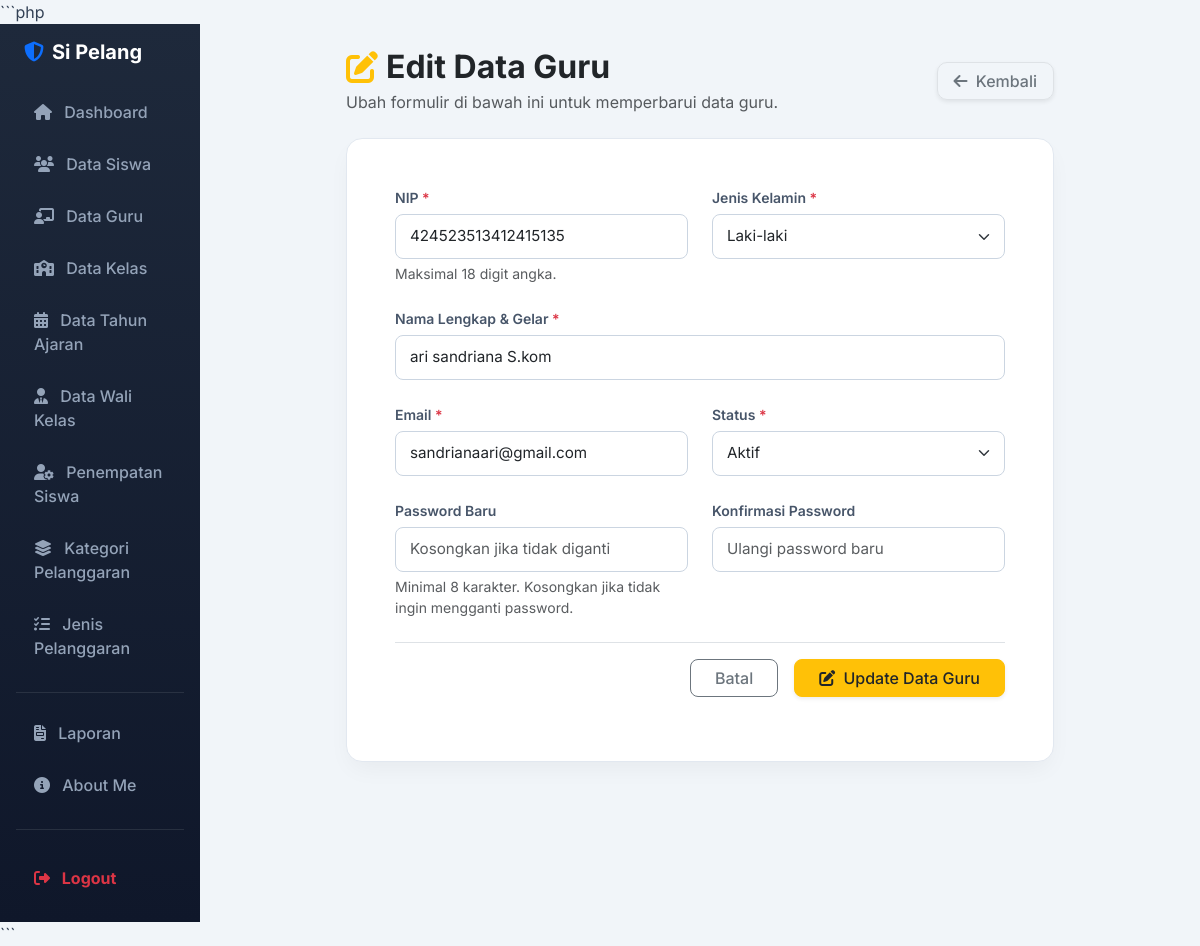
The page /edit_guru.php?id=52 (signed in) on the database its author committed.
### tables this page shows
CREATE TABLE `t_guru` (
  `id` int(11) NOT NULL,
  `nip` varchar(30) NOT NULL,
  `jenis_kelamin` enum('Laki-laki','Perempuan') DEFAULT NULL,
  `nama` varchar(150) DEFAULT NULL,
  `email` varchar(150) NOT NULL,
  `status_aktif` tinyint(1) NOT NULL,
  `user_id` int(11) NOT NULL,
  `created_at` timestamp NOT NULL DEFAULT current_timestamp(),
  `updated_at` timestamp NOT NULL DEFAULT current_timestamp()
);

### edit_guru.php (the view, shortened to what this page needs)
<?php
include 'config/koneksi.php';
$id = isset($_GET['id']) ? (int) $_GET['id'] : 0;
$stmt = mysqli_prepare(
    $koneksi,
    "SELECT * FROM t_guru WHERE id = ? LIMIT 1"
);
mysqli_stmt_bind_param($stmt, "i", $id);
mysqli_stmt_execute($stmt);
$query = mysqli_stmt_get_result($stmt);
$data = mysqli_fetch_assoc($query);
function e($nilai)
{
    return htmlspecialchars(
        (string) ($nilai ?? ''),
        ENT_QUOTES,
        'UTF-8'
    );
}
$jk = $data['jenis_kelamin'] ?? '';
?>
<!DOCTYPE html>
<html lang="id">
<head>
    <link href="https://cdn.jsdelivr.net/npm/bootstrap@5.3.0/dist/css/bootstrap.min.css" rel="stylesheet">
    <link rel="stylesheet" href="https://cdnjs.cloudflare.com/ajax/libs/font-awesome/6.4.0/css/all.min.css">
</head>
<body>
<div class="container-fluid">
    <div class="row">
        <?php include 'layout/sidebar.php'; ?>
        <main class="col-md-9 ms-sm-auto col-lg-10 px-md-4 py-4">
            <div class="row justify-content-center">
                <div class="col-xl-9 col-lg-10">
                    <div class="d-flex justify-content-between align-items-center mb-4">
                        <div>
                            <h2 class="fw-bold text-dark d-flex align-items-center gap-2 mb-1">
                                <i class="fa-solid fa-pen-to-square text-warning"></i>
                                Edit Data Guru
                            </h2>
                            <p class="text-muted mb-0">
                                Ubah formulir di bawah ini untuk memperbarui data guru.
                            </p>
                        </div>
                        <a href="kelola_guru.php"
                           class="btn btn-white text-secondary border fw-medium px-3 shadow-sm"
                           style="border-radius: 10px;">
                            <i class="fa-solid fa-arrow-left me-1"></i>
                            Kembali
                        </a>
                    </div>
                    <div class="card card-custom p-4 p-md-5">
                        <form action="proses_edit_guru.php" method="POST">
                            <div class="row g-4">
                                <div class="col-md-6">
                                    <label for="nip" class="form-label">
                                        NIP <span class="text-danger">*</span>
                                    </label>
                                    <input
                                        type="text"
                                        class="form-control"
                                        id="nip"
                                        name="nip"
                                        maxlength="18"
                                        inputmode="numeric"
                                        value="<?= e($data['nip']); ?>"
                                        oninput="this.value = this.value.replace(/[^0-9]/g, '').slice(0,18);"
                                        required
                                    >
                                    <div class="form-text">
                                        Maksimal 18 digit angka.
                                    </div>
                                </div>
                                <div class="col-md-6">
                                    <label for="jenis_kelamin" class="form-label">
                                        Jenis Kelamin <span class="text-danger">*</span>
                                    </label>
                                    <select
                                        class="form-select"
                                        id="jenis_kelamin"
                                        name="jenis_kelamin"
                                        required
                                    >
                                        <option value="Laki-laki"
                                            <?= $jk == 'Laki-laki' ? 'selected' : ''; ?>>
                                            Laki-laki
                                        </option>
                                    </select>
                                </div>
                                <div class="col-12">
                                    <label for="nama" class="form-label">
                                        Nama Lengkap & Gelar <span class="text-danger">*</span>
                                    </label>
                                    <input
                                        type="text"
                                        class="form-control"
                                        id="nama"
                                        name="nama"
                                        maxlength="100"
                                        value="<?= e($data['nama'] ?? $data['nama_guru'] ?? ''); ?>"
                                        required
                                    >
                                </div>
                                <div class="col-md-6">
                                    <label for="email" class="form-label">
                                        Email <span class="text-danger">*</span>
                                    </label>
                                    <input
                                        type="email"
                                        class="form-control"
                                        id="email"
                                        name="email"
                                        value="<?= e($data['email'] ?? ''); ?>"
                                        required
                                    >
                                </div>
                                <div class="col-md-6">
                                    <label for="status_aktif" class="form-label">
                                        Status <span class="text-danger">*</span>
                                    </label>
                                    <select
                                        class="form-select"
                                        id="status_aktif"
                                        name="status_aktif"
                                        required
                                    >
                                        <option value="1"
                                            <?= ((string) $data['status_aktif'] === '1') ? 'selected' : ''; ?>>
                                            Aktif
                                        </option>
                                    </select>
                                </div>
                                <div class="col-md-6">
                                    <label for="password" class="form-label">
                                        Password Baru
                                    </label>
                                    <input
                                        type="password"
                                        class="form-control"
                                        id="password"
                                        name="password"
                                        minlength="8"
                                        autocomplete="new-password"
                                        placeholder="Kosongkan jika tidak diganti"
                                    >
                                    <div class="form-text">
                                        Minimal 8 karakter. Kosongkan jika tidak ingin mengganti password.
                                    </div>
                                </div>
                                <div class="col-md-6">
                                    <label for="konfirmasi_password" class="form-label">
                                        Konfirmasi Password
                                    </label>
                                    <input
                                        type="password"
                                        class="form-control"
                                        id="konfirmasi_password"
                                        name="konfirmasi_password"
                                        minlength="8"
                                        autocomplete="new-password"
                                        placeholder="Ulangi password baru"
                                    >
                                </div>
                            </div>
                            <div class="d-flex justify-content-end align-items-center gap-3 mt-4 pt-3 border-top">
                                <a href="kelola_guru.php"
                                   class="btn btn-outline-secondary px-4 fw-medium"
                                   style="border-radius: 8px;">
                                    Batal
                                </a>
                                <button
                                    type="submit"
                                    name="update"
                                    class="btn btn-warning px-4 fw-medium shadow-sm text-dark"
                                    style="border-radius: 8px;"
                                >
                                    <i class="fa-solid fa-pen-to-square me-1"></i>
                                    Update Data Guru
                                </button>
                            </div>
                        </form>
                    </div>
                </div>
            </div>
        </main>
    </div>
</div>
</body>
</html>

### edit_guru.php (style rules this page uses)
body { font-family: 'Inter', sans-serif; background-color: #f1f5f9; color: #334155; }
.card-custom { background-color: #ffffff; border: 1px solid #e2e8f0; border-radius: 16px; box-shadow: 0 10px 25px -5px rgba(0, 0, 0, 0.05); }
.form-label { font-weight: 600; color: #475569; font-size: 0.875rem; margin-bottom: 6px; }
.form-control, .form-select { border-radius: 8px; padding: 10px 14px; border: 1px solid #cbd5e1; font-size: 0.95rem; }

### rows shown on the page
t_guru: nip "424523513412415135", jenis_kelamin "Laki-laki", nama "ari sandriana S.kom", email "sandrianaari@gmail.com", status_aktif "Aktif"
